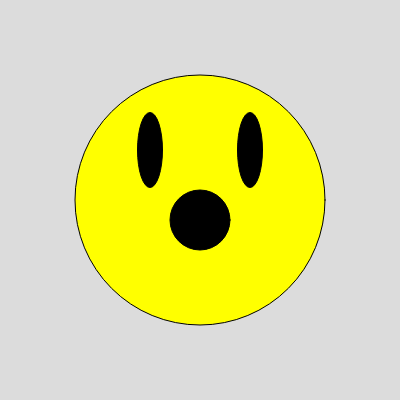
Frame 1 (no input)
Frame 60 (no input): identical to frame 1, image omitted
Frame 120 (the mouse pressed at the canvas centre since frame 60): identical to frame 1, image omitted

The p5.js sketch that drew this single still picture (run headless with seeded random() and noise() and a simulated clock; from frame 60 on, the mouse is pressed at the canvas centre):

// p5.js sketch
// ── sketch.js
function setup() {
  createCanvas(400, 400);
}

function draw() {
  background(220);

  fill("yellow");
  ellipse(200,200,250,250);

fill("black");
ellipse(150,150,25,75);
ellipse(250,150,25,75);
ellipse(200,220,60,60);



}
  
